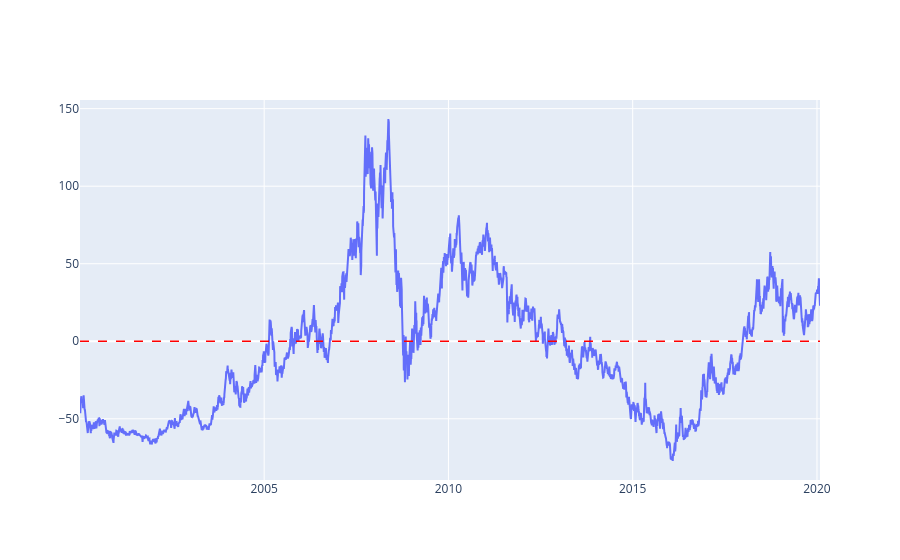

Notebook cell for this chart:
### Code cell
fig = go.Figure()

fig.add_scatter(
    x=serie_precos.index,
    y=residuo,
    name="Resíduo (%)"
)

fig.add_hline(
    y=0,
    line_color="red",
    line_width=1.5,
    line_dash="dash"
)

fig.show()

### Figure 1 — Plotly figure (JSON) as saved in the notebook; plotly's stock layout.template omitted (floating-point values rounded to 4 significant figures; data arrays with more than 128 entries replaced by an {"elided": "..."} marker saying what was removed)
{"data": [{"name": "Resíduo (%)", "type": "scatter", "x": {"elided": "5055 str values"}, "y": {"elided": "5055 float values"}}], "layout": {"shapes": [{"line": {"color": "red", "dash": "dash", "width": 1.5}, "type": "line", "x0": 0, "x1": 1, "xref": "x domain", "y0": 0, "y1": 0, "yref": "y"}]}}
